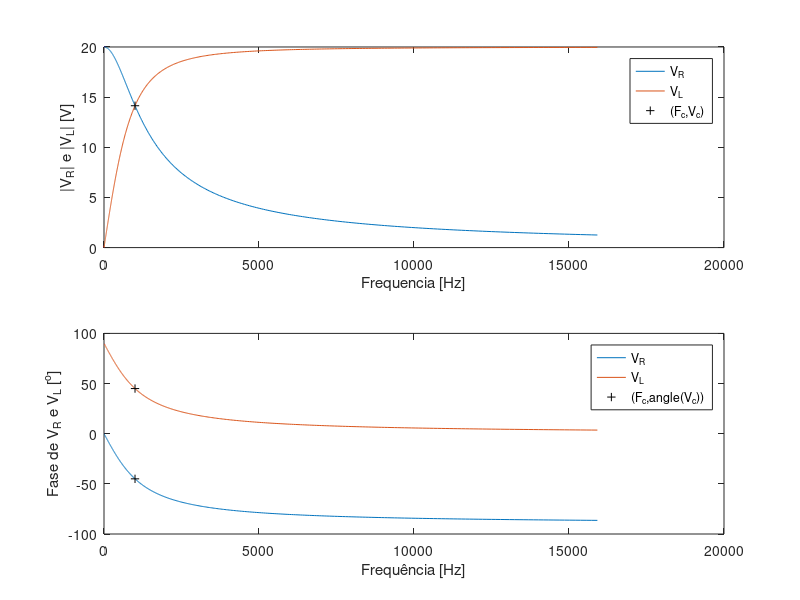

The MATLAB source for this figure:
clear
clc

## CIRCUITO RL

%dados da questao
V = 20;
R = 220;
L = 35e-3;

%frequencias da questao
w = logspace(0,5,1000);
wc = R/L;
f = w/(2*pi);
fc = wc/(2*pi);

%equacoes deduzidas de entrada e saida da questao
Vr = (R)./(j*w*L+R)*V;
Vl = (j*w*L)./(j*w*L+R)*V;

%equacoes deduzidas de entrada e saida da questao em corte
Vrc = (R)./(j*wc*L+R)*V;
Vlc = (j*wc*L)./(j*wc*L+R)*V;

%plotando os resultados das equacoes
subplot(211),plot((f),abs(Vr),f,abs(Vl),fc,abs(Vlc),'+k');
xlabel('Frequencia [Hz]'), ylabel('|V_R| e |V_L| [V]')
legend('V_R','V_L','(F_c,V_c)');
subplot(212),plot((f),rad2deg(angle(Vr)),f,rad2deg(angle(Vl)),fc,rad2deg(angle(Vrc)),'+k',fc,rad2deg(angle(Vlc)),'+k');
xlabel('Frequência [Hz]'),ylabel('Fase de V_R e V_L [^o]')
legend('V_R','V_L','(F_c,angle(V_c))');

%salvando o grafico em JPG
saveas(gca, 'grafico_14.jpg', 'jpg')

%axis([0 10 0 100])
